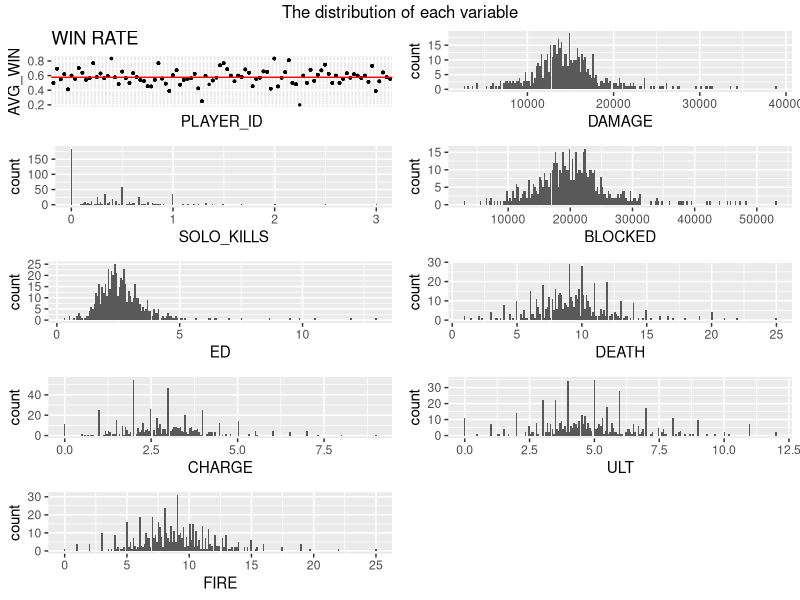
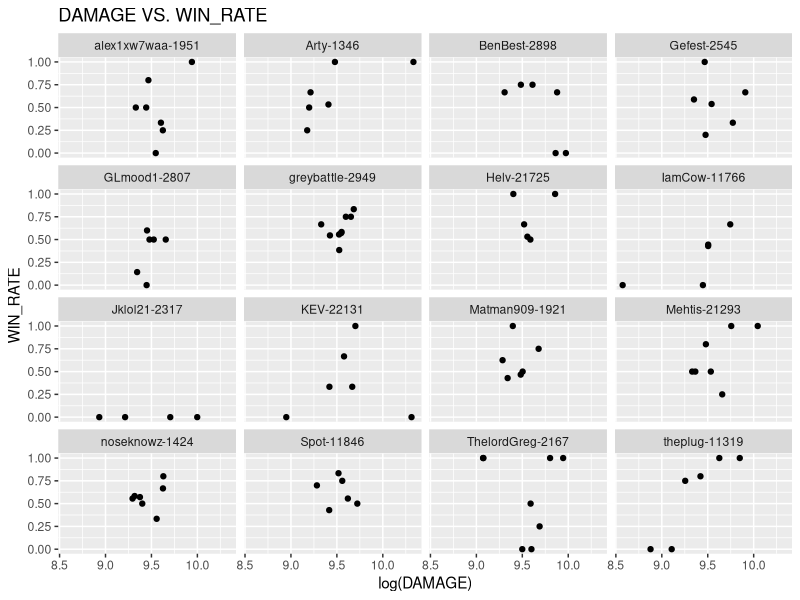
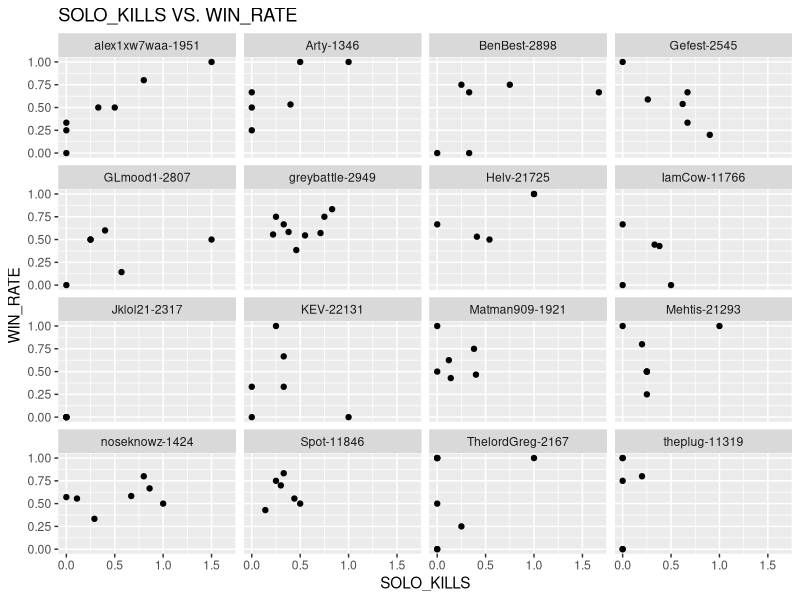
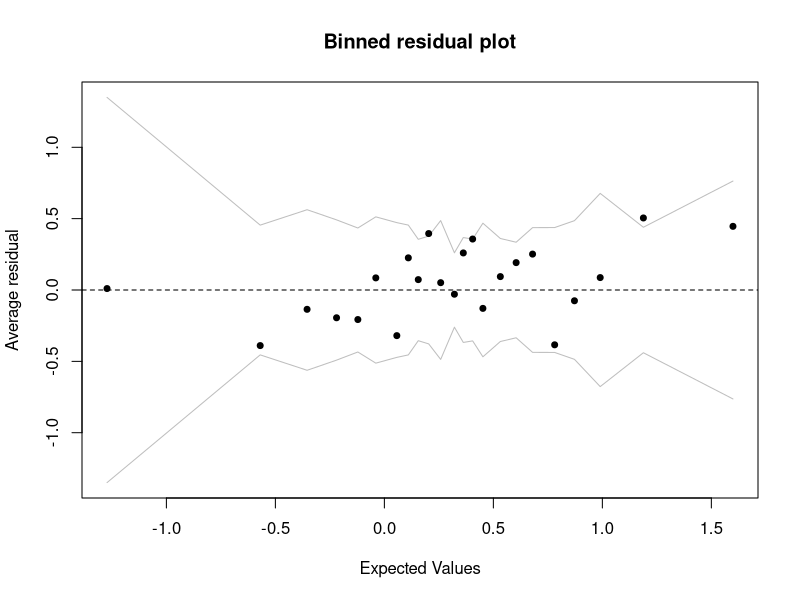

These figures' R source, in order:
## ---- chunk 1
knitr::opts_chunk$set(echo = TRUE,dev="CairoPNG",fig.align = "center", 
                      fig.width = 8, fig.height = 8, global.par = TRUE)
library(arm)
library(tidyverse)
library(lme4)
## ---- chunk 2
  GameRecordS13 <-  read_csv("GameRecordS13R.csv")
  GameRecordS13R <- data.frame(GameRecordS13[,-1])
  GameRecordS13R <-GameRecordS13R%>%dplyr::select(PLAYER_ID,WIN_RATE,WIN,LOSS,DAMAGE,SOLO_KILLS,BLOCKED,ED,DEATH,CHARGE,ULT,FIRE,GAME_PLAYED)
head(GameRecordS13R)
## ---- chunk 3
AVERAGE_WIN_RATE <-GameRecordS13R%>%group_by(PLAYER_ID)%>%mutate(AVG_WIN=sum(WIN)/sum(GAME_PLAYED))%>% dplyr::select(PLAYER_ID,AVG_WIN)
mean(AVERAGE_WIN_RATE$AVG_WIN)
library(ggplot2)
p1 <- ggplot(AVERAGE_WIN_RATE,aes(x=PLAYER_ID,y=AVG_WIN))+geom_point(size=0.5)+theme(axis.text.x = element_blank(),axis.ticks.x=element_blank())+ geom_abline(slope=0,intercept=0.57699092,color="red")+ggtitle("WIN RATE")
library(gridExtra)
p2 <-ggplot(GameRecordS13R,aes(DAMAGE))+geom_histogram(bins=200)
p3 <- ggplot(GameRecordS13R,aes(SOLO_KILLS))+geom_histogram(bins=200)
p4 <-ggplot(GameRecordS13R,aes(BLOCKED))+geom_histogram(bins=200)
p5 <- ggplot(GameRecordS13R,aes(ED))+geom_histogram(bins=200)
p6 <- ggplot(GameRecordS13R,aes(DEATH))+geom_histogram(bins=200)
p7 <- ggplot(GameRecordS13R,aes(CHARGE))+geom_histogram(bins=200)
p8 <- ggplot(GameRecordS13R,aes(ULT))+geom_histogram(bins=200)
p9 <- ggplot(GameRecordS13R,aes(FIRE))+geom_histogram(bins=200)
grid.arrange(p1,p2,p3,p4,p5,p6,p7,p8,p9,ncol=2,nrow=5,top="The distribution of each variable")
## ---- chunk 4
GameRecordS13R$c.DEATHR <- GameRecordS13R$DEATH - mean(GameRecordS13R$DEATH)
GameRecordS13R$c.CHARGE <- GameRecordS13R$CHARGE - mean(GameRecordS13R$CHARGE)
GameRecordS13R$c.ULT <- GameRecordS13R$ULT - mean(GameRecordS13R$ULT)
GameRecordS13R$c.FIRE <- GameRecordS13R$FIRE - mean(GameRecordS13R$FIRE)

EDAsubset <- data.frame(GameRecordS13R[c(1:100),]) #choose to plot by some players
c.DEATHRsub <- EDAsubset$DEATH - mean(EDAsubset$DEATH)
c.ULTsub <- EDAsubset$ULT - mean(EDAsubset$ULT)
c.CHARGEsub <- EDAsubset$CHARGE - mean(EDAsubset$CHARGE)
p2 <- ggplot(EDAsubset)+ geom_point(aes(x=log(DAMAGE),y=WIN_RATE))+facet_wrap(~PLAYER_ID)+ggtitle("DAMAGE VS. WIN_RATE")
p2

p3 <- ggplot(EDAsubset)+ geom_point(aes(x=SOLO_KILLS,y=WIN_RATE))+facet_wrap(~PLAYER_ID)+ggtitle("SOLO_KILLS VS. WIN_RATE")
p3
## ---- chunk 5
library(MASS)
mR <-glmmPQL(cbind(WIN,LOSS)~log(DAMAGE)+c.DEATHR+c.CHARGE+c.FIRE,~1|PLAYER_ID, data=GameRecordS13R,family=binomial(logit))
summary(mR)
## ---- chunk 6
mR2 <-glmmPQL(cbind(WIN,LOSS)~log(DAMAGE)+log(BLOCKED)+c.DEATHR+c.CHARGE+c.FIRE,~1|PLAYER_ID, data=GameRecordS13R,family=binomial(logit))
summary(mR2)
## ---- chunk 7
library(nlme)
intervals(mR,which="fixed")
## ---- chunk 8
   binnedplot(fitted(mR),resid(mR,type="response"))
